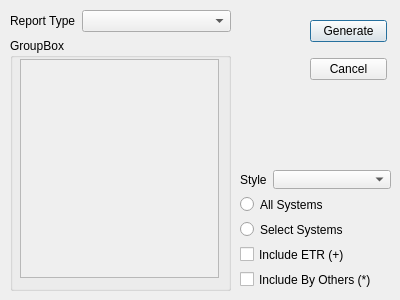
<?xml version="1.0" encoding="UTF-8"?>
<ui version="4.0">
 <class>ReportDialog</class>
 <widget class="QDialog" name="ReportDialog">
  <property name="geometry">
   <rect>
    <x>0</x>
    <y>0</y>
    <width>400</width>
    <height>300</height>
   </rect>
  </property>
  <property name="minimumSize">
   <size>
    <width>400</width>
    <height>300</height>
   </size>
  </property>
  <property name="windowTitle">
   <string>Dialog</string>
  </property>
  <widget class="QWidget" name="verticalLayoutWidget">
   <property name="geometry">
    <rect>
     <x>310</x>
     <y>10</y>
     <width>77</width>
     <height>81</height>
    </rect>
   </property>
   <layout class="QVBoxLayout" name="topRightButtonsLayout">
    <item>
     <widget class="QPushButton" name="generateReportButton">
      <property name="sizePolicy">
       <sizepolicy hsizetype="Preferred" vsizetype="Maximum">
        <horstretch>0</horstretch>
        <verstretch>0</verstretch>
       </sizepolicy>
      </property>
      <property name="text">
       <string>Generate</string>
      </property>
     </widget>
    </item>
    <item>
     <widget class="QPushButton" name="cancelButton">
      <property name="sizePolicy">
       <sizepolicy hsizetype="Preferred" vsizetype="Maximum">
        <horstretch>0</horstretch>
        <verstretch>0</verstretch>
       </sizepolicy>
      </property>
      <property name="text">
       <string>Cancel</string>
      </property>
     </widget>
    </item>
   </layout>
  </widget>
  <widget class="QWidget" name="verticalLayoutWidget_2">
   <property name="geometry">
    <rect>
     <x>240</x>
     <y>170</y>
     <width>151</width>
     <height>119</height>
    </rect>
   </property>
   <layout class="QVBoxLayout" name="configLayout">
    <item>
     <layout class="QHBoxLayout" name="styleSelectLayout" stretch="1,1">
      <property name="spacing">
       <number>6</number>
      </property>
      <property name="sizeConstraint">
       <enum>QLayout::SetDefaultConstraint</enum>
      </property>
      <item>
       <widget class="QLabel" name="styleTypeLabel">
        <property name="sizePolicy">
         <sizepolicy hsizetype="Fixed" vsizetype="Minimum">
          <horstretch>0</horstretch>
          <verstretch>0</verstretch>
         </sizepolicy>
        </property>
        <property name="text">
         <string>Style</string>
        </property>
        <property name="margin">
         <number>5</number>
        </property>
        <property name="buddy">
         <cstring>reportTypeComboBox</cstring>
        </property>
       </widget>
      </item>
      <item>
       <widget class="QComboBox" name="styleTypeComboBox">
        <property name="sizePolicy">
         <sizepolicy hsizetype="Preferred" vsizetype="Fixed">
          <horstretch>0</horstretch>
          <verstretch>0</verstretch>
         </sizepolicy>
        </property>
        <property name="currentText">
         <string/>
        </property>
       </widget>
      </item>
     </layout>
    </item>
    <item>
     <widget class="QRadioButton" name="allSystemsButton">
      <property name="sizePolicy">
       <sizepolicy hsizetype="Preferred" vsizetype="Preferred">
        <horstretch>0</horstretch>
        <verstretch>0</verstretch>
       </sizepolicy>
      </property>
      <property name="text">
       <string>All Systems</string>
      </property>
     </widget>
    </item>
    <item>
     <widget class="QRadioButton" name="selectSystemsButton">
      <property name="sizePolicy">
       <sizepolicy hsizetype="Preferred" vsizetype="Preferred">
        <horstretch>0</horstretch>
        <verstretch>0</verstretch>
       </sizepolicy>
      </property>
      <property name="text">
       <string>Select Systems</string>
      </property>
     </widget>
    </item>
    <item>
     <widget class="QCheckBox" name="ETRCheckBox">
      <property name="sizePolicy">
       <sizepolicy hsizetype="Preferred" vsizetype="Preferred">
        <horstretch>0</horstretch>
        <verstretch>0</verstretch>
       </sizepolicy>
      </property>
      <property name="text">
       <string>Include ETR (+)</string>
      </property>
     </widget>
    </item>
    <item>
     <widget class="QCheckBox" name="byothersCheckBox">
      <property name="sizePolicy">
       <sizepolicy hsizetype="Preferred" vsizetype="Preferred">
        <horstretch>0</horstretch>
        <verstretch>0</verstretch>
       </sizepolicy>
      </property>
      <property name="text">
       <string>Include By Others (*)</string>
      </property>
     </widget>
    </item>
   </layout>
  </widget>
  <widget class="QWidget" name="verticalLayoutWidget_4">
   <property name="geometry">
    <rect>
     <x>10</x>
     <y>10</y>
     <width>221</width>
     <height>281</height>
    </rect>
   </property>
   <layout class="QVBoxLayout" name="leftLayout" stretch="1,10">
    <item>
     <layout class="QHBoxLayout" name="reportSelectLayout" stretch="1,1">
      <property name="spacing">
       <number>6</number>
      </property>
      <property name="sizeConstraint">
       <enum>QLayout::SetDefaultConstraint</enum>
      </property>
      <item>
       <widget class="QLabel" name="reportTypeLabel">
        <property name="sizePolicy">
         <sizepolicy hsizetype="Fixed" vsizetype="Minimum">
          <horstretch>0</horstretch>
          <verstretch>0</verstretch>
         </sizepolicy>
        </property>
        <property name="text">
         <string>Report Type</string>
        </property>
        <property name="margin">
         <number>5</number>
        </property>
        <property name="buddy">
         <cstring>reportTypeComboBox</cstring>
        </property>
       </widget>
      </item>
      <item>
       <widget class="QComboBox" name="reportTypeComboBox">
        <property name="sizePolicy">
         <sizepolicy hsizetype="Preferred" vsizetype="Fixed">
          <horstretch>0</horstretch>
          <verstretch>0</verstretch>
         </sizepolicy>
        </property>
        <property name="currentText">
         <string/>
        </property>
       </widget>
      </item>
     </layout>
    </item>
    <item>
     <widget class="QGroupBox" name="systemGroupBox">
      <property name="sizePolicy">
       <sizepolicy hsizetype="Expanding" vsizetype="Expanding">
        <horstretch>0</horstretch>
        <verstretch>0</verstretch>
       </sizepolicy>
      </property>
      <property name="title">
       <string>GroupBox</string>
      </property>
      <widget class="QWidget" name="verticalLayoutWidget_5">
       <property name="geometry">
        <rect>
         <x>9</x>
         <y>20</y>
         <width>201</width>
         <height>221</height>
        </rect>
       </property>
       <layout class="QVBoxLayout" name="systemLayout" stretch="0">
        <property name="sizeConstraint">
         <enum>QLayout::SetDefaultConstraint</enum>
        </property>
        <property name="leftMargin">
         <number>1</number>
        </property>
        <property name="topMargin">
         <number>1</number>
        </property>
        <property name="rightMargin">
         <number>1</number>
        </property>
        <property name="bottomMargin">
         <number>1</number>
        </property>
        <item>
         <widget class="QScrollArea" name="scrollArea">
          <property name="sizePolicy">
           <sizepolicy hsizetype="Expanding" vsizetype="Expanding">
            <horstretch>1</horstretch>
            <verstretch>1</verstretch>
           </sizepolicy>
          </property>
          <property name="widgetResizable">
           <bool>true</bool>
          </property>
          <widget class="QWidget" name="scrollAreaWidgetContents">
           <property name="geometry">
            <rect>
             <x>0</x>
             <y>0</y>
             <width>197</width>
             <height>217</height>
            </rect>
           </property>
          </widget>
         </widget>
        </item>
       </layout>
      </widget>
     </widget>
    </item>
   </layout>
  </widget>
 </widget>
 <resources/>
 <connections/>
</ui>
